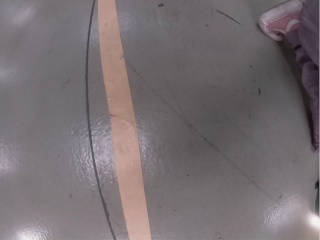
#> input picture pic/vid_s_clevera.png, 320 x 240 px, found by its file name
$ python kuski_raznogo.py
#> lines starting #> are read from the running program, lines starting #| are printed output that depends on the picture; after the words box and inside, x2 and y2 are one past the last pixel; in counts of white or black regions, pixels touching at a corner belong together
'''image = cv2.imread("/home/trinity/Загрузки/line2.jpg")
gray_image = cv2.cvtColor(image, cv2.COLOR_BGR2GRAY)
ret,thresh1 = cv2.threshold(gray_image,164,255,cv2.THRESH_BINARY)
#viewImage(image, "lol")
#viewImage(thresh1, "lol2")
viewImage(gray_image,"gray")'''

'''image = cv2.imread('/home/trinity/Загрузки/line2.jpg')
image = cv2.cvtColor(image,cv2.COLOR_BGR2HLS)
viewImage(image, "1")
lower = np.uint8([0, 200, 0])
upper = np.uint8([255, 255, 255])
white_mask = cv2.inRange(image, lower, upper)
viewImage(white_mask, '2') ## 2'''

'''lines = cv2.HoughLines(edges,1,np.pi/180,200)
for rho,theta in lines[0]:
    a = np.cos(theta)
    b = np.sin(theta)
    x0 = a*rho
    y0 = b*rho
    x1 = int(x0 + 1000*(-b))
    y1 = int(y0 + 1000*(a))
    x2 = int(x0 - 1000*(-b))
    y2 = int(y0 - 1000*(a))

    cv2.line(img,(x1,y1),(x2,y2),(0,0,255),2)'''
import cv2
def viewImage(image, name_of_window):
    cv2.namedWindow(name_of_window, cv2.WINDOW_NORMAL)
    cv2.imshow(name_of_window, image)
    cv2.waitKey(0)
    cv2.destroyAllWindows

''''#-----Reading the image-----------------------------------------------------
img = cv2.imread('vid_s_clevera.png', 1)
#cv2.imshow("img",img)
viewImage(img, '1')

#-----Converting image to LAB Color model-----------------------------------
lab= cv2.cvtColor(img, cv2.COLOR_BGR2LAB)
#cv2.imshow("lab",lab)
#viewImage(lab, '2')

#-----Splitting the LAB image to different channels-------------------------
l, a, b = cv2.split(lab)
# [7 lines of commented-out code are left out]
clahe = cv2.createCLAHE(clipLimit=3.0, tileGridSize=(8,8))
cl = clahe.apply(l)
#cv2.imshow('CLAHE output', cl)
#viewImage(cl,'kvn')

#-----Merge the CLAHE enhanced L-channel with the a and b channel-----------
limg = cv2.merge((cl,a,b))
#cv2.imshow('limg', limg)
#viewImage(limg,';jv')

#-----Converting image from LAB Color model to RGB model--------------------
final = cv2.cvtColor(limg, cv2.COLOR_LAB2BGR)
#cv2.imshow('final', final)
viewImage(final,';vn')
cv2.imwrite('final.png', final)'''
import numpy as np
import math
frame=cv2.imread('vid_s_clevera.png')
#> frame is the input picture: shape (240, 320, 3); mean B, G, R 113.7, 110.7, 118.4
viewImage(frame, 'kgg')
gray = cv2.cvtColor(frame, cv2.COLOR_BGR2GRAY)
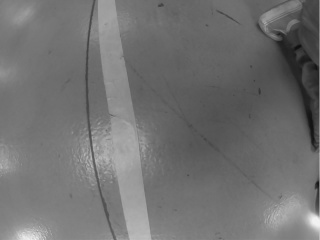
#> gray: shape (240, 320); min 14, max 243, mean 113.3
viewImage(gray, 'iuvdsug')
equ = cv2.equalizeHist(gray)
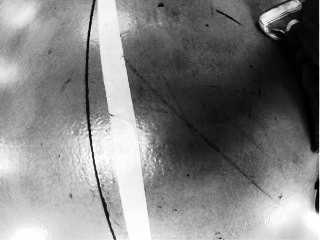
#> equ: shape (240, 320); min 0, max 255, mean 129.2
viewImage(equ, 'jlhv')
video = cv2.cvtColor(equ,cv2.COLOR_GRAY2BGR)
#viewImage(video, 'khhj')
hsv = cv2.cvtColor(video, cv2.COLOR_BGR2HSV)
#> hsv: shape (240, 320, 3); mean H, S, V 0, 0, 129.2
viewImage(hsv, ';iug')
low_white = np.array([0, 0, 170], dtype=np.uint8)  # lower parameter for filtering the image hsv
high_white = np.array([255, 255, 255], dtype=np.uint8)  # Upper parameter for filtering the image hsv

mask = cv2.inRange(hsv, low_white, high_white)
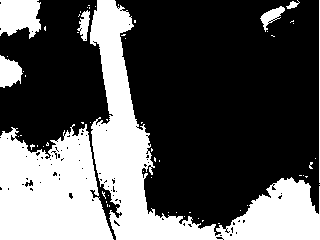
#> mask: shape (240, 320); 34.4% white; 62 white regions (54 under 20 px), largest, box (x1, y1, x2, y2) and area: (90, 0, 320, 240) 13979, (0, 124, 114, 240) 9796, (0, 0, 41, 39) 1261
